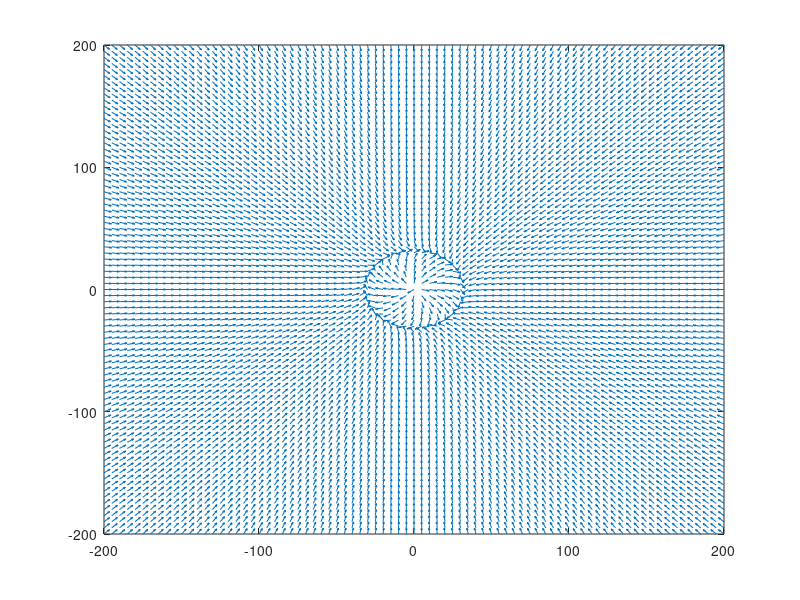

Here is the MATLAB script that generated this plot:
clear;
clc;

[x,y] = meshgrid(-200:5:200,-200:5:200);

reference = [0;0];

Kn = 0.006 ;
path_radius = 1000; % Defines how far from the target the drone should circle
alfa_t = 0; % Constant value

R = [cos(alfa_t) -sin(alfa_t); sin(alfa_t) cos(alfa_t)]; % Rotation matrix from inertial to reference

E = [0 1; -1 0]; % Given

repulsive_gain = 10;

vel = [0.2;0.2];

for t = 1:1
    reference = vel*t + reference;
    for i = 1:length(x)

        for j = 1:length(y)

            r = R'*([x(i,j);y(i,j)] - reference);

            phi = r'*r; % It is also = rx^2 + ry^2

            grad_phi = [2*r(1) ; 2*r(2)];%[2*r(1); 2*r(2)]; % Gradient is the vector [dphi/dx; dphi/dy]

            e = phi - path_radius;

            v = E*grad_phi - Kn*e*grad_phi; % Vector field in the UAV position

            md = v/norm(v); % Unit orientation value for the vector field in the UAV position

            V(i,j) = md(2); 
            U(i,j) = md(1);
        end      
    end
    pause(0.2);
    quiver(x,y,5*U,5*V,0);
end
